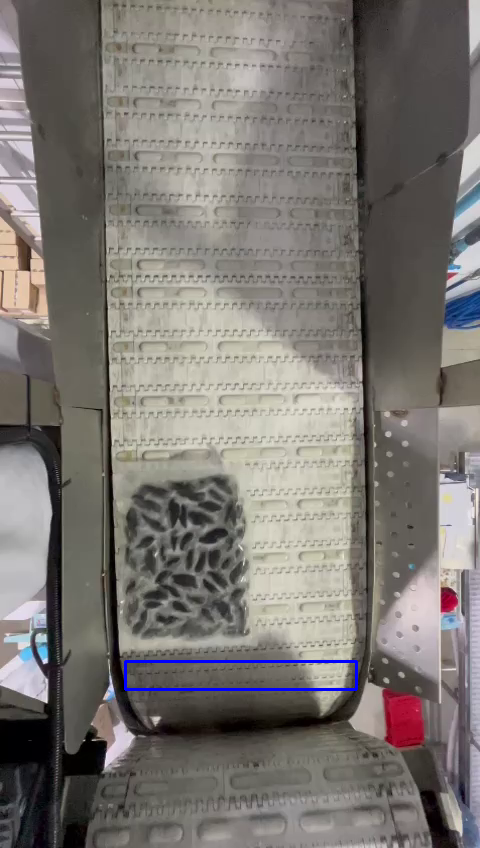
#> input picture image_with_roi.png, 480 x 848 px, given in place of Contador_Video.mp4, which was not available
$ python pruebaconteoyenvioalertas.py
#> lines starting #> are read from the running program, lines starting #| are printed output that depends on the picture; after the words box and inside, x2 and y2 are one past the last pixel; in counts of white or black regions, pixels touching at a corner belong together; pictures that were not available may be replaced by others from this repository, and a replacement may not be noted
import cv2
import smtplib
from email.mime.multipart import MIMEMultipart
from email.mime.text import MIMEText
import json
import time

# Ruta del video
video_path = "C:\\Users\\56975\\Desktop\\Contador_Video.mp4"

# Coordenadas de la región de interés
x, y, w, h = 125, 661, 231, 28

# Función para cargar credenciales del archivo JSON
def load_credentials():
    with open('config.json') as f:
        return json.load(f)

# Función para enviar correos
def send_email(subject, body, to_email):
    creds = load_credentials()

    smtp_server = creds['smtp_server']
    smtp_port = creds['smtp_port']
    smtp_username = creds['smtp_username']
    smtp_password = creds['smtp_password']

    msg = MIMEMultipart()
    msg['From'] = smtp_username
    msg['To'] = to_email
    msg['Subject'] = subject
    msg.attach(MIMEText(body, 'plain'))

    try:
        server = smtplib.SMTP(smtp_server, smtp_port)
        server.starttls()
        server.login(smtp_username, smtp_password)
        server.send_message(msg)
        server.quit()
        print(f"Correo enviado exitosamente: {subject}")
    except Exception as e:
        print(f"Error al enviar el correo: {e}")

# Inicializar el video
cap = cv2.VideoCapture(video_path)

# Inicializar el sustractor de fondo
fgbg = cv2.createBackgroundSubtractorMOG2(history=500, varThreshold=16, detectShadows=True)

# Inicializar el contador de objetos
object_count = 0
object_in_roi = False

# Parámetros para la detección de contornos
min_contour_area = 1200

# Email destinatario
destinatario = 'sanmaglass@gmail.com'

while True:
    # Leer un cuadro del video
    ret, frame = cap.read()
#> frame is the input picture: shape (848, 480, 3); mean B, G, R 114.5, 118.8, 123.3
    if not ret:
        # Si se llega al final del video, reiniciar desde el inicio
        cap.set(cv2.CAP_PROP_POS_FRAMES, 0)
        ret, frame = cap.read()

    # Recortar la región de interés (ROI)
    roi = frame[y:y+h, x:x+w]
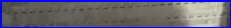
#> roi: shape (28, 231, 3); mean B, G, R 119.6, 97.3, 100.5

    # Aplicar el sustractor de fondo a la ROI
    fgmask = fgbg.apply(roi)
#> fgmask: shape (28, 231); every value is 127

    # Mejorar la máscara
    fgmask = cv2.morphologyEx(fgmask, cv2.MORPH_OPEN, cv2.getStructuringElement(cv2.MORPH_ELLIPSE, (3,3)))
    fgmask = cv2.dilate(fgmask, None, iterations=2)

    # Encontrar contornos en la ROI
    contours, _ = cv2.findContours(fgmask, cv2.RETR_EXTERNAL, cv2.CHAIN_APPROX_SIMPLE)
#> contours = [[[0, 0], [0, 27], [230, 27], [230, 0]]]

    # Detectar objetos en la ROI
    detected_objects = 0
    for contour in contours:
        if cv2.contourArea(contour) > min_contour_area:  # Filtrar pequeños contornos
            (cx, cy, cw, ch) = cv2.boundingRect(contour)
            cv2.rectangle(roi, (cx, cy), (cx+cw, cy+ch), (0, 255, 0), 2)
            detected_objects += 1
#> this loop made 1 pass
#> (contour, cx, cy, cw, ch, detected_objects) on pass 1: ([[0, 0], [0, 27], [230, 27], [230, 0]], 0, 0, 231, 28, 1)
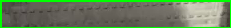
#> roi: shape (28, 231, 3); 11.87% of pixels changed, all inside (x1, y1, x2, y2) = (0, 0, 231, 28)
#> after the loop, detected_objects = 1

    # Si se detecta al menos un objeto en la ROI
    if detected_objects > 0:
        if not object_in_roi:
            object_in_roi = True
            object_count += 1

            # Enviar alerta cada 10 objetos detectados
            if object_count % 10 == 0:
                subject = f"Alerta: Se han contado {object_count} paquetes"
                body = f"Se han detectado {object_count} paquetes en la región de interés."
                send_email(subject, body, destinatario)
    else:
        object_in_roi = False

    # Mostrar el contador en el cuadro
    cv2.putText(frame, f"Count: {object_count}", (10, 50), cv2.FONT_HERSHEY_SIMPLEX, 1, (0, 255, 0), 2)

    # Dibujar la ROI en el cuadro completo
    cv2.rectangle(frame, (x, y), (x+w, y+h), (255, 0, 0), 2)
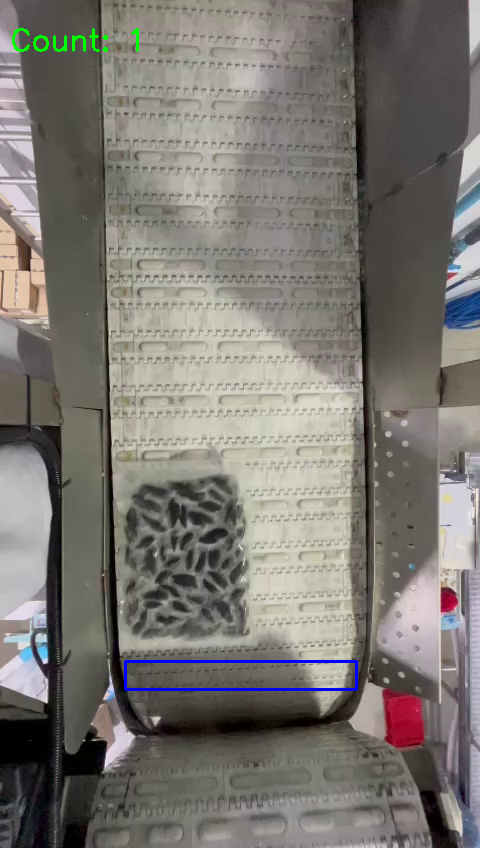
#> frame: shape (848, 480, 3); mean B, G, R 114.3, 119, 123.1
    cv2.imshow("Video with ROI", frame)

    # Salir del bucle si se presiona la tecla 'q'
    if cv2.waitKey(1) & 0xFF == ord('q'):
#> (key q is pressed here)
        break

# Liberar el video y cerrar todas las ventanas
cap.release()
cv2.destroyAllWindows()

# Mostrar el conteo total
print(f"Total objects counted: {object_count}")
